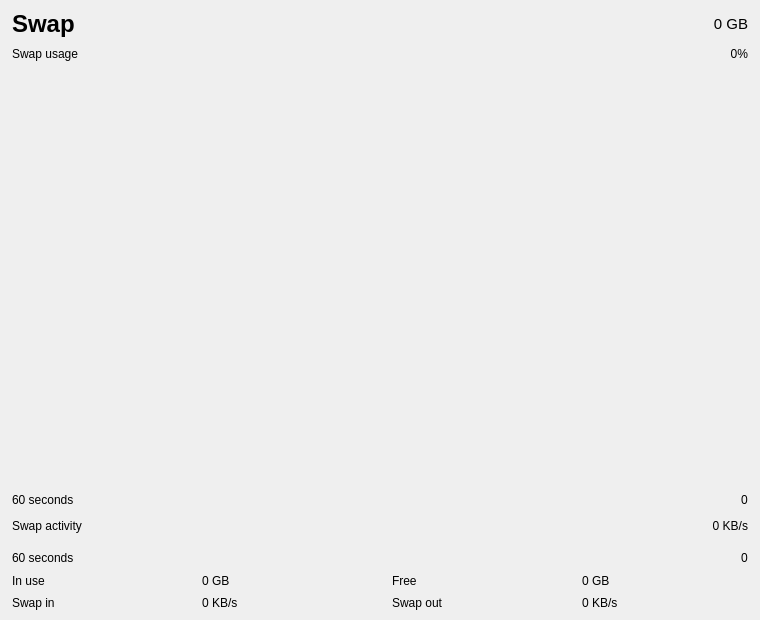
<?xml version="1.0" encoding="UTF-8"?>
<ui version="4.0">
 <class>SwapDetailWidget</class>
 <widget class="QWidget" name="SwapDetailWidget">
  <property name="geometry">
   <rect>
    <x>0</x>
    <y>0</y>
    <width>760</width>
    <height>620</height>
   </rect>
  </property>
  <layout class="QVBoxLayout" name="verticalLayout">
   <property name="spacing">
    <number>6</number>
   </property>
   <property name="leftMargin">
    <number>12</number>
   </property>
   <property name="topMargin">
    <number>10</number>
   </property>
   <property name="rightMargin">
    <number>12</number>
   </property>
   <property name="bottomMargin">
    <number>10</number>
   </property>
   <item>
    <layout class="QHBoxLayout" name="headerLayout">
     <item>
      <widget class="QLabel" name="titleLabel">
       <property name="styleSheet">
        <string>font-size: 18pt; font-weight: bold;</string>
       </property>
       <property name="text">
        <string>Swap</string>
       </property>
      </widget>
     </item>
     <item>
      <widget class="QLabel" name="totalLabel">
       <property name="styleSheet">
        <string>font-size: 11pt;</string>
       </property>
       <property name="text">
        <string>0 GB</string>
       </property>
       <property name="alignment">
        <set>Qt::AlignRight|Qt::AlignVCenter</set>
       </property>
      </widget>
     </item>
    </layout>
   </item>
   <item>
    <layout class="QHBoxLayout" name="usageHeaderLayout">
     <item>
      <widget class="QLabel" name="usageLabel">
       <property name="text">
        <string>Swap usage</string>
       </property>
      </widget>
     </item>
     <item>
      <spacer name="usageHeaderSpacer">
       <property name="orientation">
        <enum>Qt::Horizontal</enum>
       </property>
       <property name="sizeHint" stdset="0">
        <size>
         <width>40</width>
         <height>20</height>
        </size>
       </property>
      </spacer>
     </item>
     <item>
      <widget class="QLabel" name="usageValueLabel">
       <property name="text">
        <string>0%</string>
       </property>
       <property name="alignment">
        <set>Qt::AlignRight|Qt::AlignVCenter</set>
       </property>
      </widget>
     </item>
    </layout>
   </item>
   <item>
    <widget class="Perf::SwapGraphArea" name="usageGraphArea">
     <property name="minimumHeight">
      <number>35</number>
     </property>
     <property name="sizePolicy">
      <sizepolicy hsizetype="Expanding" vsizetype="Expanding">
       <horstretch>0</horstretch>
       <verstretch>1</verstretch>
      </sizepolicy>
     </property>
    </widget>
   </item>
   <item>
    <layout class="QHBoxLayout" name="usageTimeAxisLayout">
     <item>
      <widget class="QLabel" name="usageTimeLeftLabel">
       <property name="text">
        <string>60 seconds</string>
       </property>
      </widget>
     </item>
     <item>
      <spacer name="usageTimeSpacer">
       <property name="orientation">
        <enum>Qt::Horizontal</enum>
       </property>
       <property name="sizeHint" stdset="0">
        <size>
         <width>40</width>
         <height>20</height>
        </size>
       </property>
      </spacer>
     </item>
     <item>
      <widget class="QLabel" name="usageTimeRightLabel">
       <property name="text">
        <string>0</string>
       </property>
      </widget>
     </item>
    </layout>
   </item>
   <item>
    <layout class="QHBoxLayout" name="activityHeaderLayout">
     <item>
      <widget class="QLabel" name="activityLabel">
       <property name="text">
        <string>Swap activity</string>
       </property>
      </widget>
     </item>
     <item>
      <spacer name="activityHeaderSpacer">
       <property name="orientation">
        <enum>Qt::Horizontal</enum>
       </property>
       <property name="sizeHint" stdset="0">
        <size>
         <width>40</width>
         <height>20</height>
        </size>
       </property>
      </spacer>
     </item>
     <item>
      <widget class="QLabel" name="activityMaxLabel">
       <property name="text">
        <string>0 KB/s</string>
       </property>
       <property name="alignment">
        <set>Qt::AlignRight|Qt::AlignVCenter</set>
       </property>
      </widget>
     </item>
    </layout>
   </item>
   <item>
    <widget class="Perf::GraphWidget" name="activityGraphWidget">
     <property name="minimumHeight">
      <number>35</number>
     </property>
    </widget>
   </item>
   <item>
    <layout class="QHBoxLayout" name="activityTimeAxisLayout">
     <item>
      <widget class="QLabel" name="activityTimeLeftLabel">
       <property name="text">
        <string>60 seconds</string>
       </property>
      </widget>
     </item>
     <item>
      <spacer name="activityTimeSpacer">
       <property name="orientation">
        <enum>Qt::Horizontal</enum>
       </property>
       <property name="sizeHint" stdset="0">
        <size>
         <width>40</width>
         <height>20</height>
        </size>
       </property>
      </spacer>
     </item>
     <item>
      <widget class="QLabel" name="activityTimeRightLabel">
       <property name="text">
        <string>0</string>
       </property>
      </widget>
     </item>
    </layout>
   </item>
   <item>
    <layout class="QGridLayout" name="statsGrid">
     <property name="horizontalSpacing">
      <number>24</number>
     </property>
     <property name="verticalSpacing">
      <number>8</number>
     </property>
     <item row="0" column="0">
      <widget class="QLabel" name="inUseLabel">
       <property name="text">
        <string>In use</string>
       </property>
      </widget>
     </item>
     <item row="0" column="1">
      <widget class="QLabel" name="inUseValueLabel">
       <property name="text">
        <string>0 GB</string>
       </property>
      </widget>
     </item>
     <item row="0" column="2">
      <widget class="QLabel" name="freeLabel">
       <property name="text">
        <string>Free</string>
       </property>
      </widget>
     </item>
     <item row="0" column="3">
      <widget class="QLabel" name="freeValueLabel">
       <property name="text">
        <string>0 GB</string>
       </property>
      </widget>
     </item>
     <item row="1" column="0">
      <widget class="QLabel" name="swapInLabel">
       <property name="toolTip">
        <string>Swap in direction: disk -&gt; RAM</string>
       </property>
       <property name="text">
        <string>Swap in</string>
       </property>
      </widget>
     </item>
     <item row="1" column="1">
      <widget class="QLabel" name="inRateValueLabel">
       <property name="toolTip">
        <string>Swap in direction: disk -&gt; RAM</string>
       </property>
       <property name="text">
        <string>0 KB/s</string>
       </property>
      </widget>
     </item>
     <item row="1" column="2">
      <widget class="QLabel" name="swapOutLabel">
       <property name="toolTip">
        <string>Swap out direction: RAM -&gt; disk</string>
       </property>
       <property name="text">
        <string>Swap out</string>
       </property>
      </widget>
     </item>
     <item row="1" column="3">
      <widget class="QLabel" name="outRateValueLabel">
       <property name="toolTip">
        <string>Swap out direction: RAM -&gt; disk</string>
       </property>
       <property name="text">
        <string>0 KB/s</string>
       </property>
      </widget>
     </item>
    </layout>
   </item>
  </layout>
 </widget>
 <customwidgets>
  <customwidget>
   <class>Perf::GraphWidget</class>
   <extends>QWidget</extends>
   <header>perf/graphwidget.h</header>
  </customwidget>
  <customwidget>
   <class>Perf::SwapGraphArea</class>
   <extends>QWidget</extends>
   <header>perf/swapgrapharea.h</header>
  </customwidget>
 </customwidgets>
 <resources/>
 <connections/>
</ui>
